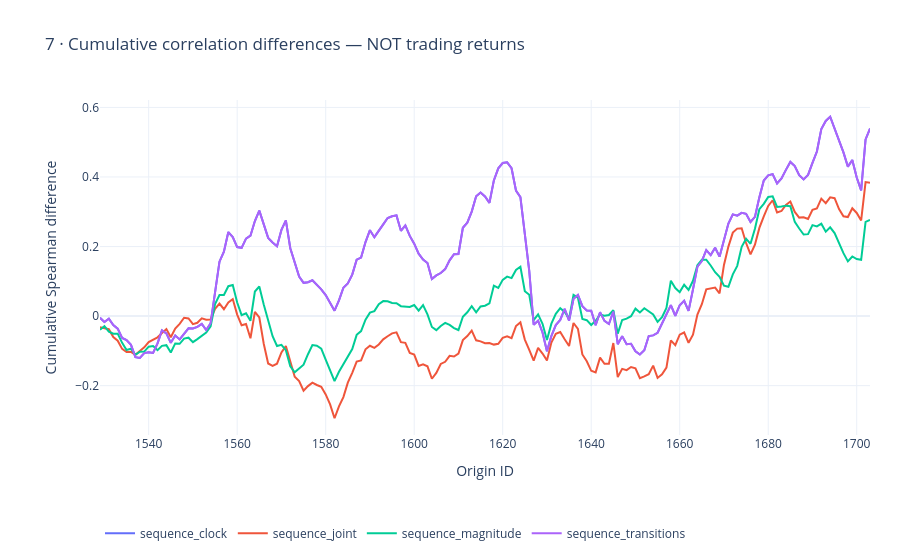

The code cell stored with this chart in its notebook:
### Markdown cell above
## Temporal concentration
Cumulative differences in daily rank correlation are not financial returns.

### Code cell
figures[6].show(renderer='plotly_mimetype')

### Figure 1 — Plotly figure (JSON) as saved in the notebook; plotly's stock layout.template omitted (floating-point values rounded to 4 significant figures; data arrays with more than 128 entries replaced by an {"elided": "..."} marker saying what was removed)
{"data": [{"mode": "lines", "name": "sequence_clock", "type": "scatter", "x": {"elided": "175 int values"}, "y": {"elided": "175 float values"}}, {"mode": "lines", "name": "sequence_joint", "type": "scatter", "x": {"elided": "175 int values"}, "y": {"elided": "175 float values"}}, {"mode": "lines", "name": "sequence_magnitude", "type": "scatter", "x": {"elided": "175 int values"}, "y": {"elided": "175 float values"}}, {"mode": "lines", "name": "sequence_transitions", "type": "scatter", "x": {"elided": "175 int values"}, "y": {"elided": "175 float values"}}], "layout": {"height": 560, "legend": {"orientation": "h", "y": -0.25}, "margin": {"b": 125, "l": 100, "r": 30, "t": 100}, "title": {"text": "7 · Cumulative correlation differences — NOT trading returns"}, "xaxis": {"title": {"text": "Origin ID"}}, "yaxis": {"title": {"text": "Cumulative Spearman difference"}}}}
